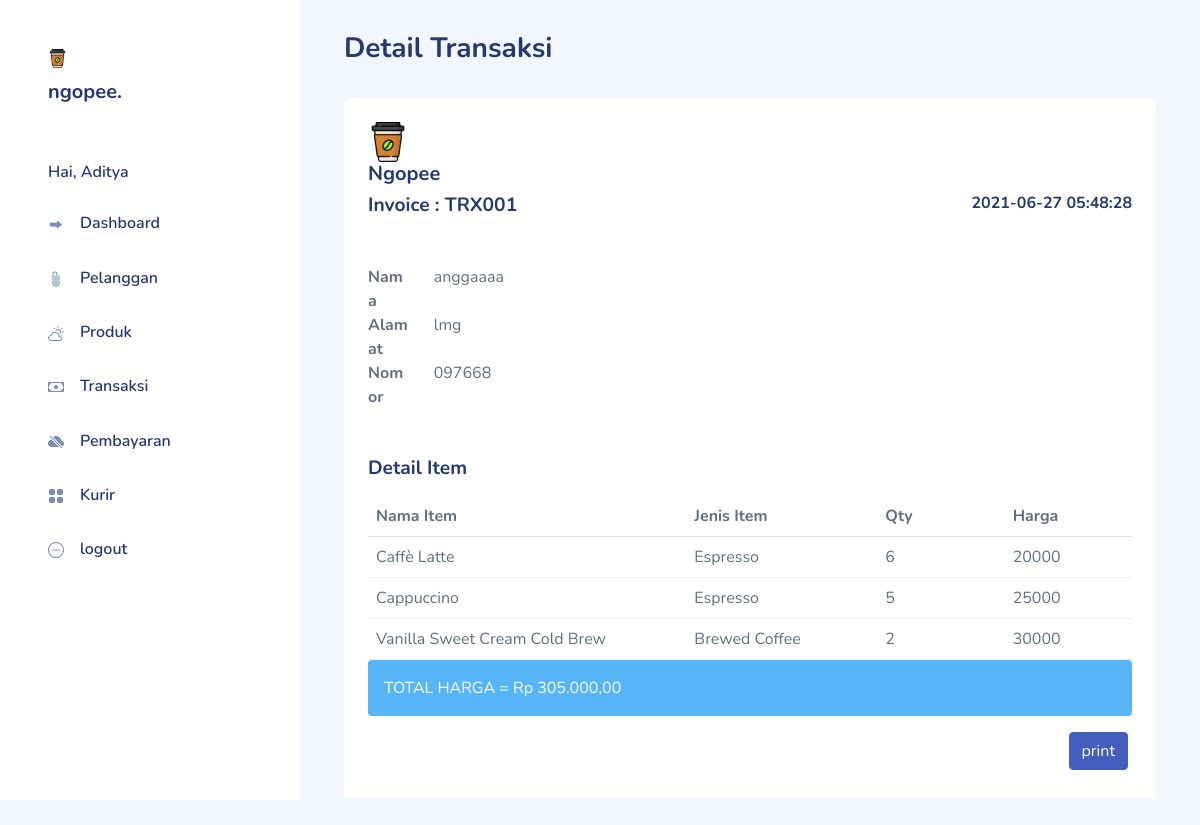
Page /index.php?page=admin&aksi=detailTransaksi&id=TRX001 (signed in) on the committed database.
### tables this page shows
CREATE TABLE `transaksi` (
  `transaksi_id` char(6) NOT NULL,
  `pembeli_id` int(11) DEFAULT NULL,
  `kurir_id` int(11) DEFAULT NULL,
  `pembayaran_id` char(6) DEFAULT NULL,
  `admin_id` int(11) NOT NULL,
  `status_id` int(11) DEFAULT NULL,
  `transaksi_tgl` datetime DEFAULT NULL
);

CREATE TABLE `user` (
  `user_id` int(11) NOT NULL,
  `role_id` char(1) DEFAULT NULL,
  `user_nama` varchar(100) DEFAULT NULL,
  `user_alamat` varchar(255) DEFAULT NULL,
  `user_email` varchar(50) DEFAULT NULL,
  `user_password` varchar(50) DEFAULT NULL,
  `user_notelp` varchar(13) DEFAULT NULL
);

CREATE TABLE `detail_transaksi` (
  `kopi_id` char(5) NOT NULL,
  `transaksi_id` char(6) NOT NULL,
  `qty` int(11) DEFAULT NULL
);

CREATE TABLE `kopi` (
  `kopi_id` char(5) NOT NULL,
  `jenisproduk_id` int(11) DEFAULT NULL,
  `kopi_nama` varchar(100) DEFAULT NULL,
  `kopi_harga` int(11) DEFAULT NULL,
  `kopi_gambar` varchar(255) DEFAULT NULL,
  `kopi_keterangan` varchar(200) DEFAULT NULL
);

CREATE TABLE `jenis_produk` (
  `jenisproduk_id` int(11) NOT NULL,
  `jenisproduk_nama` varchar(255) DEFAULT NULL
);

### Controller/AdminController.php (called while the page is built, shortened)
<?php
class AdminController
{
    private $model;
    public function __construct()
    {
        $this->model = new AdminModel();
    }
    public function detailTransaksi()
    {
        $id = $_GET['id'];
        $data = $this->model->getDetailRiwayatTransaksi($id);
        extract($data);
        $user = $this->model->getUserByTransaksi($id);
        extract($user);
        require_once("View/admin/detailTransaksi.php");
    }
}

### Koneksi.php (called while the page is built)
<?php
function koneksi()
{
    $db_host = "localhost";
    $db_user = "root";
    $db_password = "";
    $db_database = "db_ngopee";
    try {
        return new mysqli($db_host,$db_user,$db_password,$db_database);
    } catch (exception $e) {
        echo "Terjadi kesalahan koneksi database";
    }
}

### Model/AdminModel.php (called while the page is built, shortened)
<?php
class AdminModel
{
        public function getDetailRiwayatTransaksi($idtrx)
        {
                $sql = "SELECT dt.kopi_id,kp.kopi_nama,dt.qty,dt.transaksi_id,
                kp.kopi_harga,jp.jenisproduk_nama FROM detail_transaksi dt
                JOIN kopi kp on kp.kopi_id = dt.kopi_id
                JOIN transaksi tr on tr.transaksi_id = dt.transaksi_id
                JOIN jenis_produk jp on jp.jenisproduk_id = kp.jenisproduk_id
                where dt.transaksi_id = '$idtrx'
                AND tr.status_id > 0";
                $query = koneksi()->query($sql);
                $cart = [];
                while ($data = $query->fetch_assoc()) {
                        $cart[] = $data;
                }
                return $cart;
        }
        public function getUserByTransaksi($idtrx)
        {
                $sql = "SELECT us.user_nama, us.user_alamat, us.user_notelp,
                tr.transaksi_id, tr.transaksi_tgl
                from transaksi tr
                JOIN user us ON tr.pembeli_id = us.user_id
                Where tr.transaksi_id = '$idtrx'";
                $query = koneksi()->query($sql);
                return $query->fetch_assoc();
        }
}

### Model/kode.php (called while the page is built, shortened)
<?php
    function formatRupiah($harga)
    {
    $formating = "Rp " . number_format($harga, 2, ',', '.');
    return $formating;
    }

### View/admin/detailTransaksi.php (the view, shortened to what this page needs)
<!DOCTYPE html>
<html lang="en">
<head>
    <link rel="stylesheet" href="assets/css/bootstrap.css">
    <link rel="stylesheet" href="assets/vendors/bootstrap-icons/bootstrap-icons.css">
    <link rel="stylesheet" href="assets/css/app.css">
    <link rel="stylesheet" href="assets/css/printAdmin.css" type="text/css" media="print" />
</head>
<body>
    <div id="app">
        <div id="main">
            <div class="container">
                <div class="page-heading">
                    <h3>Detail Transaksi</h3>
                </div>
                <div class="page-content">
                    <section class="section">
                        <div class="row" id="table-hover-row">
                            <div class="col-12">
                                <div class="card">
                                    <div class="card-header">
                                        <div>
                                            <img src="assets/images/logo/icon.png" width="40" height="40">
                                            <h5>Ngopee</h5>
                                        </div>
                                        <h6 class="float-end"><?= $user['transaksi_tgl'] ?></h6>
                                        <h4 class="card-title mb-5">Invoice : <?= $user['transaksi_id'] ?></h4>
                                        <dl class="row mb-10">
                                            <dt class="col-sm-1">Nama</dt>
                                            <dd class="col-sm-11"><?= $user['user_nama'] ?></dd>
                                            <dt class="col-sm-1">Alamat</dt>
                                            <dd class="col-sm-11"><?= $user['user_alamat'] ?></dd>
                                            <dt class="col-sm-1">Nomor</dt>
                                            <dd class="col-sm-11"><?= $user['user_notelp'] ?></dd>
                                        </dl>
                                        <h4 class="card-highlighted mb-3">Detail Item</h4>
                                        <div class="table-responsive">
                                            <table class="table table-hover mb-0">
                                                <thead>
                                                    <tr>
                                                        <th class="col-5">Nama Item</th>
                                                        <th class="col-3">Jenis Item</th>
                                                        <th class="col-2">Qty</th>
                                                        <th class="col-2">Harga</th>
                                                    </tr>
                                                </thead>
                                                <tbody>
                                                    <?php foreach ($data as $row) : ?>
                                                        <tr>
                                                            <td class="text-bold-500"><?= $row['kopi_nama'] ?></td>
                                                            <td class="text-bold-500"><?= $row['jenisproduk_nama'] ?></td>
                                                            <td class="text-bold-500"><?= $row['qty'] ?></td>
                                                            <td class="text-bold-500"><?= $row['kopi_harga'] ?></td>
                                                        </tr>
                                                    <?php endforeach; ?>
                                                </tbody>
                                            </table>
                                            <?php if (!empty($data)) : ?>
                                                <div class="alert alert-info">
                                                    TOTAL HARGA =
                                                    <?php
                                                    $harga = 0;
                                                    foreach ($data as $row) {
                                                        $harga += $row['kopi_harga'] * $row['qty'];
                                                    } ?>
                                                    <?= formatRupiah($harga) ?>
                                                <?php else : ?>
                                                <?php endif; ?>
                                                </div>
                                                <div class="col-12 d-flex justify-content-end">
                                                    <button onclick="window.print();" class=" btn btn-primary me-1 mb-1" id="print-btn">print</button>
                                                </div>
                                        </div>
                                    </div>
                                </div>
                            </div>
                        </div>
                    </section>
                </div>
            </div>
        </div>
    </div>
</body>
</html>

### assets/css/app.css (style rules this page uses)
.alert { border:none }
.alert-info { background-color:#56b6f7;color:#fff }
.btn.btn-danger,.btn.btn-info,.btn.btn-primary,.btn.btn-secondary,.btn.btn-success,.btn.btn-warning { color:#fff }
.card { margin-bottom:2.2rem;border:none }
.card .card-header { border:none }
.card .card-header h4 { font-size:1.2rem;font-weight:700 }
.card .card-title { font-size:1.2rem }
.dataTable-table td,.dataTable-table thead th,.table td,.table thead th { vertical-align:middle }
.dataTable-table:not(.table-borderless) thead th,.table:not(.table-borderless) thead th { border-bottom:1px solid #dedede!important }
#main { margin-left:300px;padding:2rem }
.page-heading { margin:0 0 2rem }
.page-heading h3 { font-weight:700 }
.mb-10,.my-10 { margin-bottom:3rem }

### assets/css/printAdmin.css (style rules this page uses)
* { -webkit-print-color-adjust: exact !important; color-adjust: exact !important; }
.page-heading { display: none; visibility: hidden; }
#print-btn { display: none; visibility: hidden; }

### rows in the picture
transaksi: transaksi_tgl "2021-06-27 05:48:28", transaksi_id "TRX001", user.user_nama "anggaaaa", user.user_alamat "lmg", user.user_notelp "097668"
detail_transaksi: kopi.kopi_nama "Caffè Latte", jenis_produk.jenisproduk_nama "Espresso", qty "6", kopi.kopi_harga "20000"
detail_transaksi: kopi.kopi_nama "Cappuccino", jenis_produk.jenisproduk_nama "Espresso", qty "5", kopi.kopi_harga "25000"
detail_transaksi: kopi.kopi_nama "Vanilla Sweet Cream Cold Brew", jenis_produk.jenisproduk_nama "Brewed Coffee", qty "2", kopi.kopi_harga "30000"

### other values in the picture
$_SESSION['A']['user_nama'] "Aditya"
formatRupiah($harga) "Rp 305.000,00"
